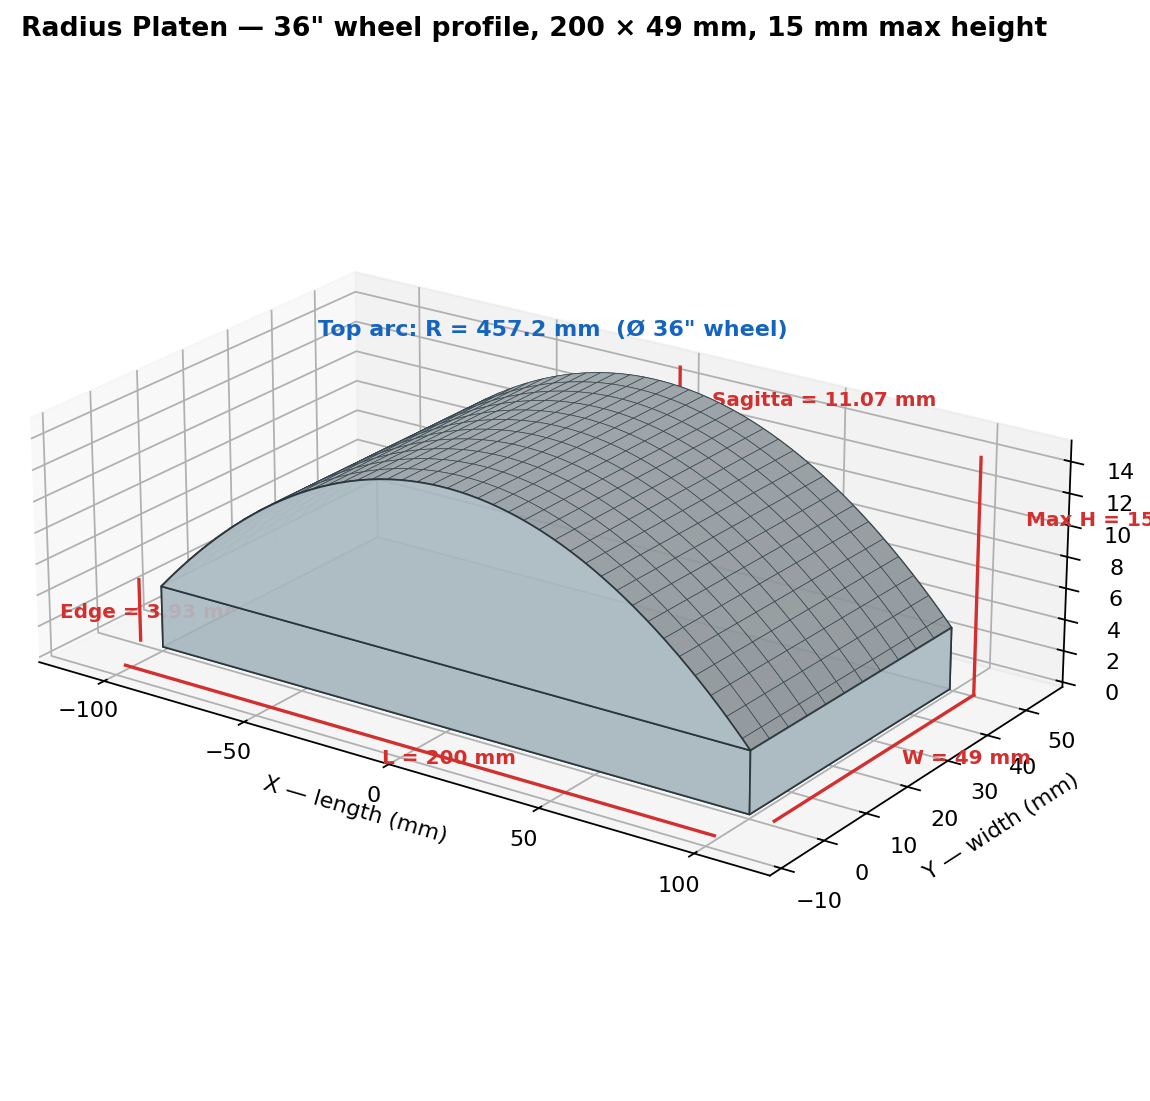

Write the Python code that produced this figure.
"""3D isometric sketch of a radius platen for a belt grinder.

Specs:
  - Length (along belt travel):       200 mm (20 cm)
  - Width  (across belt):              49 mm (4.9 cm)
  - Total max height (center crown):   15 mm (1.5 cm)
  - Top arc: 36" (914.4 mm) diameter wheel  ->  R = 457.2 mm
  - Sagitta (crown rise above edges): 11.07 mm
  - Edge thickness:                    3.93 mm
"""

import numpy as np
import matplotlib.pyplot as plt
from mpl_toolkits.mplot3d.art3d import Poly3DCollection

# -------- Dimensions (mm) --------
L = 200.0          # length (X)
W = 49.0           # width  (Y)
TOP_MAX = 15.0     # total max height at center (constraint)
R = 457.2          # 36" diameter / 2
SAG = R - np.sqrt(R**2 - (L/2)**2)   # ≈ 11.07 mm
BASE = TOP_MAX - SAG                  # edge thickness ≈ 3.93 mm

print(f"Sagitta:        {SAG:.3f} mm")
print(f"Edge thickness: {BASE:.3f} mm")
print(f"Total max H:    {TOP_MAX:.3f} mm")

# -------- Build the curved top surface --------
nx, ny = 80, 12
x = np.linspace(-L/2, L/2, nx)
y = np.linspace(0, W, ny)
X, Y = np.meshgrid(x, y)
# z of arc: center high, edges low
Z_top = BASE + (R - np.sqrt(R**2 - X**2))   # this is base + (sag at edges - drop)
# Re-derive correctly so center is highest:
Z_top = BASE + SAG - (R - np.sqrt(R**2 - X**2))

# -------- Plot --------
fig = plt.figure(figsize=(11, 7))
ax = fig.add_subplot(111, projection='3d')

# Curved top surface
ax.plot_surface(X, Y, Z_top, color='#cfd8dc', edgecolor='#37474f',
                linewidth=0.3, alpha=0.95, shade=True)

# Base slab (5 rectangular faces — top of slab is hidden under arc)
def quad(verts, color, alpha=0.9, edge='#263238'):
    p = Poly3DCollection([verts], alpha=alpha, facecolor=color, edgecolor=edge, linewidths=0.8)
    ax.add_collection3d(p)

# Bottom of base
quad([(-L/2, 0, 0), ( L/2, 0, 0), ( L/2, W, 0), (-L/2, W, 0)], '#90a4ae')
# Front (y=0) wall up to base top
quad([(-L/2, 0, 0), ( L/2, 0, 0), ( L/2, 0, BASE), (-L/2, 0, BASE)], '#b0bec5')
# Back (y=W) wall
quad([(-L/2, W, 0), ( L/2, W, 0), ( L/2, W, BASE), (-L/2, W, BASE)], '#b0bec5')

# End caps (curved profile) at x = -L/2 and x = +L/2
# The arc reaches BASE at the ends (sag drop = SAG, so top = BASE)
# Build polygon: bottom edge + vertical sides + top edge (which is just the base height at ends)
for x_end in (-L/2, L/2):
    # at ends the arc height = BASE (since drop equals sag)
    verts = [(x_end, 0, 0), (x_end, W, 0), (x_end, W, BASE), (x_end, 0, BASE)]
    quad(verts, '#b0bec5')

# Front/back curved side walls (between base top and arc top)
xs_fine = np.linspace(-L/2, L/2, 60)
zs_arc = BASE + SAG - (R - np.sqrt(R**2 - xs_fine**2))
# Front wall (y=0): polygon from base top up to arc
front = [(xx, 0, BASE) for xx in xs_fine] + [(xx, 0, zz) for xx, zz in zip(xs_fine[::-1], zs_arc[::-1])]
quad(front, '#b0bec5', alpha=0.95)
back  = [(xx, W, BASE) for xx in xs_fine] + [(xx, W, zz) for xx, zz in zip(xs_fine[::-1], zs_arc[::-1])]
quad(back, '#b0bec5', alpha=0.95)

# -------- Dimension annotations --------
def dim(p1, p2, txt, offset=(0,0,3), color='#d32f2f'):
    ax.plot([p1[0], p2[0]], [p1[1], p2[1]], [p1[2], p2[2]], color=color, lw=1.5)
    mid = ((p1[0]+p2[0])/2 + offset[0],
           (p1[1]+p2[1])/2 + offset[1],
           (p1[2]+p2[2])/2 + offset[2])
    ax.text(*mid, txt, color=color, fontsize=9, weight='bold')

# Length
dim((-L/2, -8, 0), (L/2, -8, 0), f"L = 200 mm", offset=(0,-6,0))
# Width
dim((L/2+8, 0, 0), (L/2+8, W, 0), f"W = 49 mm", offset=(8,0,0))
# Edge thickness
dim((-L/2-8, 0, 0), (-L/2-8, 0, BASE), f"Edge = {BASE:.2f} mm", offset=(-30,0,-2))
# Sagitta
dim((0, W+6, BASE), (0, W+6, BASE+SAG), f"Sagitta = 11.07 mm", offset=(0,8,2))
# Total max height
dim((L/2+8, W, 0), (L/2+8, W, BASE+SAG), f"Max H = 15.00 mm", offset=(15,0,4))

# Radius callout
ax.text(0, W/2, BASE+SAG+6, "Top arc: R = 457.2 mm  (Ø 36\" wheel)",
        color='#1565c0', fontsize=10, ha='center', weight='bold')

# Cosmetics
ax.set_xlabel('X — length (mm)')
ax.set_ylabel('Y — width (mm)')
ax.set_zlabel('Z — height (mm)')
ax.set_title('Radius Platen — 36" wheel profile, 200 × 49 mm, 15 mm max height',
             fontsize=12, weight='bold')
ax.set_box_aspect((L, W*2.5, (BASE+SAG)*4))   # exaggerate Z so curve is visible
ax.view_init(elev=22, azim=-55)
ax.grid(True, alpha=0.3)

plt.tight_layout()
plt.savefig('/home/user/github-pages/platen_sketch.png', dpi=160, bbox_inches='tight')
print("Saved: /home/user/github-pages/platen_sketch.png")
